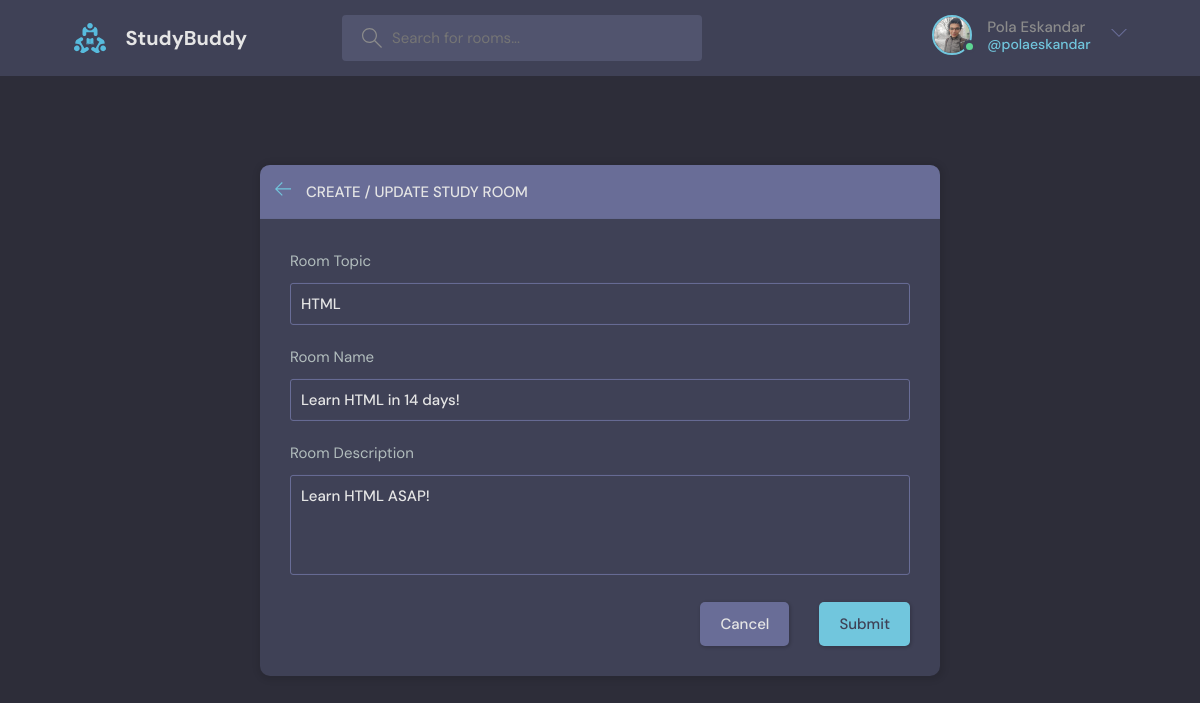
Screenshot of /room/update/2 (signed in) with the database file from the repository.
### base/models.py (models this page shows, shortened)
class User(AbstractUser):
    name = models.CharField(max_length=200, null=True)
    email = models.EmailField(unique=True, null=True)
    bio = models.TextField(null=True)
    avatar = models.ImageField(null=True, default="avatar.svg")
    USERNAME_FIELD = "email"
    REQUIRED_FIELDS = []

class Room(models.Model):
    host = models.ForeignKey(User, on_delete=models.CASCADE, null=True)
    topic = models.ForeignKey(Topic, on_delete=models.SET_NULL, null=True)
    name = models.CharField(max_length=200)
    description = models.TextField(null=True, blank=True)
    participants = models.ManyToManyField(User, related_name="participants", blank=True)
    updated = models.DateTimeField(auto_now=True)
    created = models.DateTimeField(auto_now_add=True)
    class Meta:
        ordering = ["-updated", "created"]

class Topic(models.Model):
    name = models.CharField(max_length=200)
    def __str__(self):
        return self.name

### base/views.py (the view, shortened to what this page needs)
# urls.py: path("room/update/<str:pk>", views.updateRoom, name="update-room"),
@login_required(login_url="login")
def updateRoom(request, pk):
    room = Room.objects.get(id=pk)
    form = RoomForm(instance=room)
    if request.user != room.host:
        return HttpResponse("Unauthorized!")
    topics = Topic.objects.all()
    context = {"form": form, "topics": topics, "room": room}
    return render(request, "base/room_form.html", context)

### base/forms.py
class RoomForm(ModelForm):
    class Meta:
        model = Room
        fields = "__all__"
        exclude = ["host", "participants"]

### base/templates/base/room_form.html (shortened to what this page needs)
{% extends 'main.html' %} {% block content %}
<main class="create-room layout">
  <div class="container">
    <div class="layout__box">
      <div class="layout__boxHeader">
        <div class="layout__boxTitle">
          <a href="{% url 'home' %}">
            <svg
              version="1.1"
              xmlns="http://www.w3.org/2000/svg"
              width="32"
              height="32"
              viewBox="0 0 32 32"
            >
              <title>arrow-left</title>
              <path
                d="M13.723 2.286l-13.723 13.714 13.719 13.714 1.616-1.611-10.96-10.96h27.625v-2.286h-27.625l10.965-10.965-1.616-1.607z"
              ></path>
            </svg>
          </a>
          <h3>Create / Update Study Room</h3>
        </div>
      </div>
      <div class="layout__body">
        <form class="form" method="POST">
          <div class="form__group">
            <label for="room_topic">Room Topic</label>
            <input
              required
              type="text"
              value="{{ room.topic }}"
              name="topic"
              list="topic-list"
            />
          </div>
          <div class="form__group">
            <label for="room_name">Room Name</label>
            {{ form.name }}
          </div>
          <div class="form__group">
            <label for="room_description">Room Description</label>
            {{ form.description }}
          </div>
          <div class="form__action">
            <a class="btn btn--dark" href="{% url 'room' room.id %}">Cancel</a>
            <button class="btn btn--main" type="submit">Submit</button>
          </div>
        </form>
      </div>
    </div>
  </div>
</main>
{% endblock content %}

### templates/navbar.html (shortened to what this page needs)
{% load static %}
<header class="header header--loggedIn">
  <div class="container">
    <a href="{% url 'home' %}" class="header__logo">
      <img src="{% static 'img/logo.svg' %}" />
      <h1>StudyBuddy</h1>
    </a>
    <form class="header__search" method="GET" action="{% url 'home' %}">
      <label>
        <input
          name="q"
          value="{{ request.GET.q }}"
          placeholder="Search for rooms..."
        />
      </label>
    </form>
    <nav class="header__menu">
      {% if request.user.is_authenticated %}
      <div class="header__user">
        <a href="{% url 'profile' request.user.id %}">
          <div class="avatar avatar--medium active">
            <img src="{{ request.user.avatar.url }}" />
          </div>
          <p>
            {{ request.user.name }}<span>@{{ request.user.username }}</span>
          </p>
        </a>
        <button class="dropdown-button">
          <svg
            version="1.1"
            xmlns="http://www.w3.org/2000/svg"
            width="32"
            height="32"
            viewBox="0 0 32 32"
          >
            <title>chevron-down</title>
            <path d="M16 21l-13-13h-3l16 16 16-16h-3l-13 13z"></path>
          </svg>
        </button>
      </div>
      {% else %}
      <a href="{% url 'login' %}">
        <img src="{% static 'img/avatar.svg' %}" />
        <p>Login</p>
      </a>
      {% endif %}
    </nav>
  </div>
</header>

### rows the page displays
User: user.avatar (picture), user.name "Pola Eskandar", user.username "polaeskandar"
Room: topic "HTML", name "Learn HTML in 14 days!", description "Learn HTML ASAP!"
